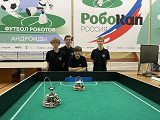
#> input picture tomsk.bmp, 160 x 120 px; its folder holds only this picture in this run
$ python -i unikostyl2.py   (imports and definitions only)
#> lines starting #> are read from the running program, lines starting #| are printed output that depends on the picture
import io, pygame, sys, time, ctypes, os, math
import numpy as np
from widgets import *
import cv2


# --- ИНИЦИАЛИЗАЦИЯ C++ БИБЛИОТЕКИ (опционально) ---
class Thresholds_t(ctypes.Structure):
    _fields_ = [
        ("Lmin", ctypes.c_int),
        ("Lmax", ctypes.c_int),
        ("Amin", ctypes.c_int),
        ("Amax", ctypes.c_int),
        ("Bmin", ctypes.c_int),
        ("Bmax", ctypes.c_int),
    ]


try:
    noise_lib = ctypes.CDLL("lib/noise_filter/noise.dll")
    noise_lib.remove_noise.restype = Thresholds_t
    LAB_type = ((ctypes.c_bool * 256) * 256) * 101
except:
    noise_lib = None


# --- ВСПОМОГАТЕЛЬНЫЕ ФУНКЦИИ ОБРАБОТКИ ---
def rgb2lab(image):
    labpix = cv2.cvtColor(image, cv2.COLOR_RGB2LAB).astype(np.int16)
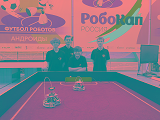
#> labpix: shape (120, 160, 3) int16; mean R, G, B 140.4, 117.2, 135.9
    labpix[:, :, 0] = labpix[:, :, 0] * 100 // 255
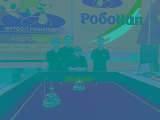
#> labpix: shape (120, 160, 3) int16; mean R, G, B 54.6, 117.2, 135.9
    labpix[:, :, 1] -= 128
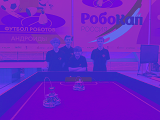
#> labpix: shape (120, 160, 3) int16; mean R, G, B 54.6, -10.8, 135.9; drawn with min black and max white
    labpix[:, :, 2] -= 128
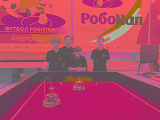
#> labpix: shape (120, 160, 3) int16; mean R, G, B 54.6, -10.8, 7.9; drawn with min black and max white
    return labpix.astype(np.int8)
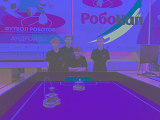
#> returned value: shape (120, 160, 3) int8; mean of channels 0, 1, 2 54.6, -10.8, 7.9; drawn with min black and max white


# [104 lines left out: functions lab_to_rgb, threshold_filter, filter_L, filter_A, filter_B, threshold_from_area and 2 more, not called in this run]


# --- ПЕРЕМЕННЫЕ СОСТОЯНИЯ ---
# [1 line not run here, left out]
screen_w, screen_h = 1280, 720
# [1 line that did not run here, left out]
clock = pygame.time.Clock()

camera_input_text = "0"
input_active = False
requested_source = None
last_angle = -1

input_box_rect = pygame.Rect(0, 0, 0, 0)

# Заставка
current_dir = os.path.dirname(__file__)
image_path = os.path.join(current_dir, "svaga.jpg")
# [8 lines not run here, left out]

thresholds = [[0, 100, -128, 127, -128, 127] for _ in range(5)]
thr_index = 0
process_mode = "Bitmap"
is_pause = False
pixels_LAB = np.array([])

pending_rgb = None
log_messages = []


# --- ВСПОМОГАТЕЛЬНЫЙ ВИДЖЕТ ДЛЯ ПАНЕЛИ ЛОГОВ ---
class LogPanel(Widget):
    # [6 lines left out: function __init__, not called in this run]

    def set_text(self, text):
        self.text = text

    # [9 lines left out: function draw, not called in this run]


# --- УПРАВЛЕНИЕ ---
def set_proc_mode(mode):
    global process_mode
    process_mode = mode


# [39 lines left out: functions set_pause, save_to_cam, change_source, update_log_panel, not called in this run]


def set_thr_to_sliders():
    global thresholds, thr_index, widgets
    t = thresholds[thr_index]
    widgets["slider_L_low"].set_value(t[0])
    widgets["slider_L_high"].set_value(t[1])
    widgets["slider_A_low"].set_value(t[2])
    widgets["slider_A_high"].set_value(t[3])
    widgets["slider_B_low"].set_value(t[4])
    widgets["slider_B_high"].set_value(t[5])


# --- ВЕРСТКА ВИДЖЕТОВ ---
def update_all_widgets():
    global screen_w, screen_h, widgets, input_box_rect
    if screen_w < 100 or screen_h < 100:
        return

    margin = 30
    top_y = 15
    btn_h = 35

    # [4 lines left out: function sync_btn, not called in this run]

    # 1. ТОП
    widgets["itemlist_select"].rect = pygame.Rect(margin, top_y, 160, btn_h)
    for i, item in enumerate(widgets["itemlist_select"].items):
        item.rect = pygame.Rect(margin + i * 55, top_y, 50, btn_h)

    mode_x = margin + 180
    sync_btn("btn_bitmap", mode_x, top_y, 90, btn_h)
    sync_btn("btn_l", mode_x + 100, top_y, 40, btn_h)
    sync_btn("btn_a", mode_x + 150, top_y, 40, btn_h)
    sync_btn("btn_b", mode_x + 200, top_y, 40, btn_h)
    sync_btn("btn_pause", mode_x + 260, top_y, 50, btn_h)

    # 2. КАМЕРЫ (СЛЕВА)
    v_y = top_y + btn_h + 20
    gap = 6
    max_v_w = (screen_w - (margin * 2) - 250) // 2
    max_v_h = int(screen_h * 0.65)
    side = min(max_v_w, max_v_h)

    x_left = margin
    x_right = x_left + side + gap
    widgets["img_src"].rect = pygame.Rect(x_left, v_y, side, side)
    widgets["img_proc"].rect = pygame.Rect(x_right, v_y, side, side)
    widgets["label_coords"].rect = pygame.Rect(x_left, v_y + side + 5, 0, 0)
    widgets["label_mode"].rect = pygame.Rect(x_right, v_y + side + 5, 0, 0)

    # 3. МЕНЮ КАМЕРЫ (СПРАВА)
    cam_x = x_right + side + 30
    widgets["label_cam_hint"].rect = pygame.Rect(cam_x, v_y, 200, 20)
    input_box_rect = pygame.Rect(cam_x, v_y + 30, 200, 35)
    sync_btn("btn_connect", cam_x, v_y + 75, 120, 35)

    # Панель логов – под полем ввода камеры
    log_y = v_y + 130
    widgets["log_label"].rect = pygame.Rect(cam_x, log_y, 250, 200)

    # 4. ТРЕШХОЛДЫ
    list_y = screen_h - 80
    col_text_w = 400
    for i, item in enumerate(widgets["itemlist_thr"].items):
        if i < 2:
            item.rect = pygame.Rect(margin, list_y + i * 20, col_text_w, 20)
        else:
            item.rect = pygame.Rect(
                margin + col_text_w + 30, list_y + (i - 2) * 20, col_text_w, 20
            )
    widgets["itemlist_thr"].rect = pygame.Rect(margin, list_y, col_text_w * 2 + 30, 60)

    # 5. СЛАЙДЕРЫ
    s_y = list_y - 50
    col_w = (screen_w - (margin * 2) - 100) // 3
    for i, char in enumerate(["L", "A", "B"]):
        x_start = margin + i * (col_w + 45)
        widgets[f"label_{char}"].rect = pygame.Rect(x_start, s_y - 25, 0, 0)
        for suffix, y_off in [("low", 0), ("high", 20)]:
            s_name = f"slider_{char}_{suffix}"
            bg_name = f"bg_slider_{char}_{suffix}"
            widgets[s_name].borders = (x_start, x_start + col_w)
            widgets[s_name].rect.y = s_y + y_off - 10
            widgets[s_name].rect.height = 20
            widgets[bg_name].rect = pygame.Rect(x_start, s_y + y_off - 10, col_w, 20)
            widgets[s_name].set_value(widgets[s_name].value)

    sync_btn("btn_save", screen_w - 130 - 20, screen_h - 40 - 20, 130, 40)


# --- ИНИЦИАЛИЗАЦИЯ ВИДЖЕТОВ ---
pixels_placeholder = np.zeros((240, 320, 3), dtype=np.uint8)
# [178 lines that did not run here, left out]

# [1 line that did not run here, left out]


# --- ОСНОВНАЯ ФУНКЦИЯ, ВЫЗЫВАЕМАЯ ИЗВНЕ ---
def main_loop_frame(image_pixels: np.array):
    global screen_w, screen_h, screen, widgets, pixels_LAB, thr_index, process_mode
    global thresholds, is_pause, camera_input_text, input_active, pending_rgb, last_angle

    is_real_frame = False

    # 1. ОБНОВЛЕНИЕ КАДРА
    if image_pixels is not None:
        is_real_frame = True
        if not is_pause:
            pixels_LAB = rgb2lab(image_pixels)
#> (the run stopped early here; a loop or call above may not have finished)
